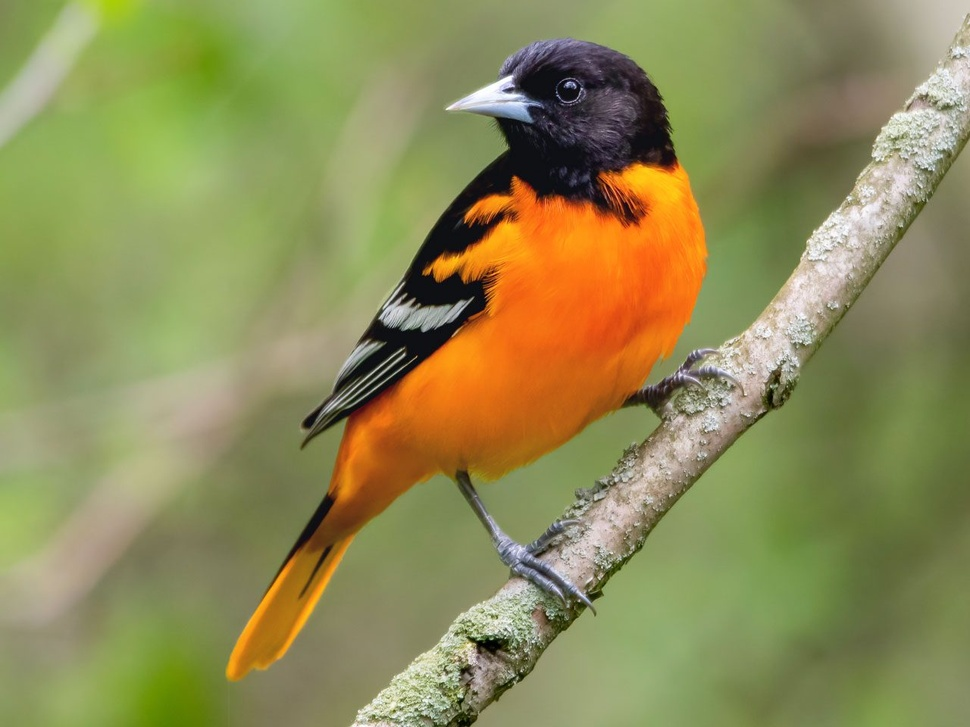
#> input picture assets/bird.jpg, 970 x 727 px, shrunk from 1280 x 960 before the run
$ python z_7.py
#> lines starting #> are read from the running program, lines starting #| are printed output that depends on the picture
import cv2

image = cv2.imread("./assets/bird.jpg")
#> image is the input picture: shape (727, 970, 3); mean B, G, R 86.8, 139.8, 142.7
cv2.imshow("before",image)
(h, w) = image.shape[:2]
#> h = 727; w = 970
(cX, cY) = (w //3, h // 3)
#> cX = 323; cY = 242

center = image[cY:cY +cY, cX:cX+cX]
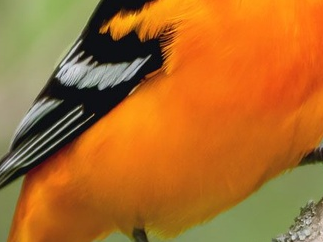
#> center: shape (242, 323, 3); mean B, G, R 41.8, 107.6, 173.9
cv2.imshow("after",center)

cv2.waitKey(0)
cv2.destroyAllWindows()

$ run again, with assets/cat.jpg copied over assets/bird.jpg
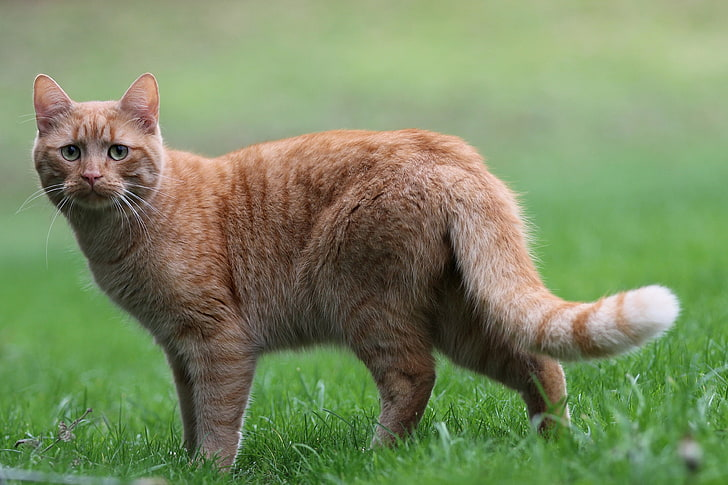
#> input picture assets/cat.jpg, 728 x 485 px
#> image is the input picture: shape (485, 728, 3); mean B, G, R 97.6, 138.3, 122.7
#> `center = image[cY:cY +cY, cX:cX+cX]`:
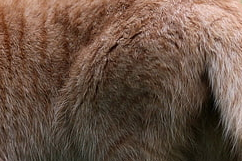
#> center: shape (161, 242, 3); mean B, G, R 68.1, 82.3, 105.5

$ run again, with assets/cat_2.jpg copied over assets/bird.jpg
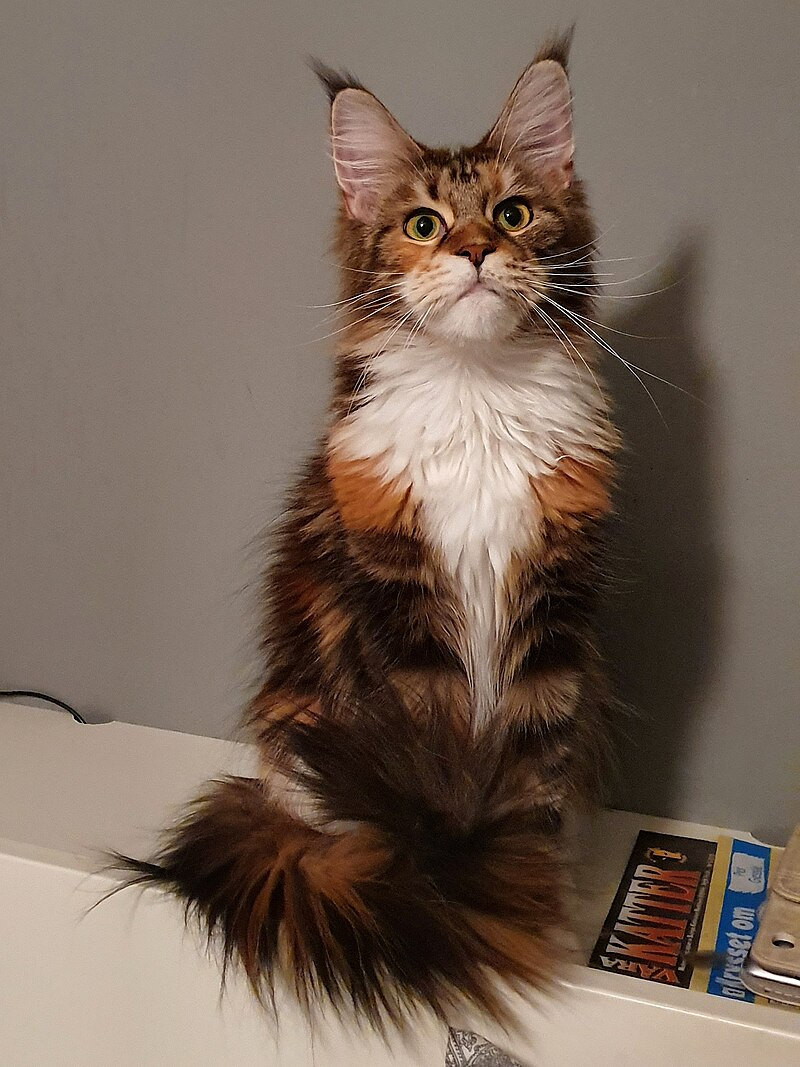
#> input picture assets/cat_2.jpg, 800 x 1067 px
#> image is the input picture: shape (1067, 800, 3); mean B, G, R 90.3, 102.7, 120.2
#> `center = image[cY:cY +cY, cX:cX+cX]`:
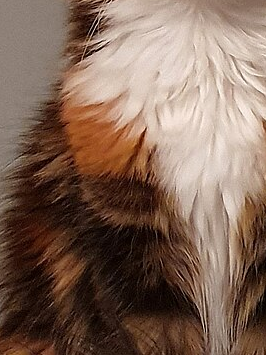
#> center: shape (355, 266, 3); mean B, G, R 88.5, 103.4, 129.1
